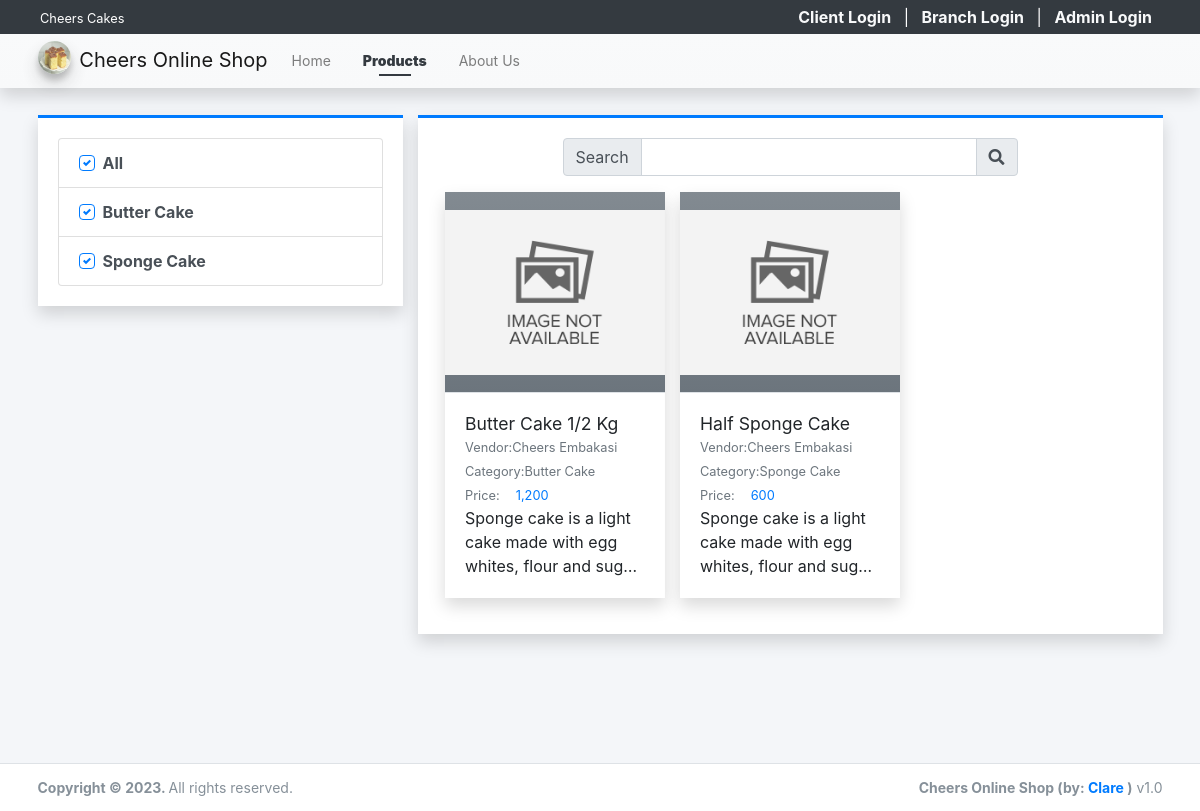
The page /?page=products on the database its author committed.
### tables this page shows
CREATE TABLE `category_list` (
  `id` int(30) NOT NULL,
  `vendor_id` int(30) NOT NULL,
  `name` text NOT NULL,
  `description` text NOT NULL,
  `status` tinyint(1) NOT NULL DEFAULT 1,
  `delete_flag` tinyint(1) NOT NULL DEFAULT 0,
  `date_created` datetime NOT NULL DEFAULT current_timestamp(),
  `date_updated` datetime DEFAULT NULL ON UPDATE current_timestamp()
);

CREATE TABLE `product_list` (
  `id` int(30) NOT NULL,
  `vendor_id` int(30) DEFAULT NULL,
  `category_id` int(30) DEFAULT NULL,
  `name` text NOT NULL,
  `description` text NOT NULL,
  `price` double NOT NULL DEFAULT 0,
  `image_path` text DEFAULT NULL,
  `status` tinyint(1) NOT NULL DEFAULT 1,
  `delete_flag` tinyint(1) NOT NULL DEFAULT 0,
  `date_created` datetime NOT NULL DEFAULT current_timestamp(),
  `date_updated` datetime DEFAULT NULL ON UPDATE current_timestamp()
);

CREATE TABLE `vendor_list` (
  `id` int(30) NOT NULL,
  `code` varchar(100) NOT NULL,
  `shop_type_id` int(30) NOT NULL,
  `shop_name` text NOT NULL,
  `shop_owner` text NOT NULL,
  `contact` text NOT NULL,
  `username` text NOT NULL,
  `password` text NOT NULL,
  `avatar` text DEFAULT NULL,
  `status` tinyint(1) NOT NULL DEFAULT 1,
  `delete_flag` tinyint(1) NOT NULL DEFAULT 0,
  `date_created` datetime NOT NULL DEFAULT current_timestamp(),
  `date_updated` datetime DEFAULT NULL ON UPDATE current_timestamp()
);

### classes/DBConnection.php (called while the page is built, shortened)
<?php
class DBConnection{
    private $host = DB_SERVER;
    private $username = DB_USERNAME;
    private $password = DB_PASSWORD;
    private $database = DB_NAME;
    public $conn;
    public function __construct(){
        if (!isset($this->conn)) {
            $this->conn = new mysqli($this->host, $this->username, $this->password, $this->database);
        }
    }
}
?>

### classes/SystemSettings.php (called while the page is built, shortened)
<?php
class SystemSettings extends DBConnection{
	function userdata($field = ''){
		if(!empty($field)){
			if(isset($_SESSION['userdata'][$field]))
				return $_SESSION['userdata'][$field];
			else
				return null;
		}else{
			return false;
		}
	}
	function info($field=''){
		if(!empty($field)){
			if(isset($_SESSION['system_info'][$field]))
				return $_SESSION['system_info'][$field];
			else
				return false;
		}else{
			return false;
		}
	}
}
$_settings = new SystemSettings();
?>

### config.php (called while the page is built, shortened)
<?php
require_once('classes/DBConnection.php');
require_once('classes/SystemSettings.php');
function validate_image($file){
    $file = explode("?",$file)[0];
	if(!empty($file)){
		if(is_file(base_app.$file)){
			return base_url.$file;
		}else{
			return base_url.'dist/img/no-image-available.png';
		}
	}else{
		return base_url.'dist/img/no-image-available.png';
	}
}
function format_num($number = 0, $max_decimal = ''){
    if(is_numeric($number)){
        $ex = explode('.',$number);
        $dec = isset($ex[1]) ? strlen($ex[1]) : 0;
        if(empty($max_decimal) || (is_numeric($max_decimal) && $max_decimal >= $dec)){
            return number_format($number,$dec);
        }else{
            if(is_numeric($max_decimal))
                return number_format($number,$max_decimal);
            else
                return "Invalid Maximum Decimal";
        }
    }else{
        return "Invalid Number";
    }
}
?>

### products/index.php (the view, shortened to what this page needs)
<?php
$category_ids = isset($_GET['cids']) ? $_GET['cids'] : 'all';
?>
<div class="content py-3">
    <div class="row">
        <div class="col-md-4">
            <div class="card card-outline rounded-0 card-primary shadow">
                <div class="card-body">
                    <div class="list-group">
                        <div class="list-group-item list-group-item-action">
                            <div class="custom-control custom-checkbox">
                                <label for="cat_all" class="custom-control-label"> All</label>
                            </div>
                        </div>
                        <?php
                        $categories = $conn->query("SELECT * FROM `category_list` where delete_flag = 0 and status = 1 order by `name` asc ");
                        while($row = $categories->fetch_assoc()):
                        ?>
                        <div class="list-group-item list-group-item-action">
                            <div class="custom-control custom-checkbox">
                                <label for="cat_item<?= $row['id'] ?>" class="custom-control-label"> <?= $row['name'] ?></label>
                            </div>
                        </div>
                        <?php endwhile; ?>
                    </div>
                </div>
            </div>
        </div>
        <div class="col-md-8">
            <div class="card card-outline card-primary shadow rounded-0">
                <div class="card-body">
                    <div class="container-fluid">
                        <div class="row justify-content-center mb-3">
                            <div class="col-lg-8 col-md-10 col-sm-12">
                                <form action="" id="search-frm">
                                    <div class="input-group">
                                        <div class="input-group-prepend"><span class="input-group-text">Search</span></div>
                                        <input type="search" id="search" class="form-control" value="<?= isset($_GET['search']) ? $_GET['search'] : '' ?>">
                                        <div class="input-group-append"><span class="input-group-text"><i class="fa fa-search"></i></span></div>
                                    </div>
                                </form>
                            </div>
                        </div>
                        <div class="row" id="product_list">
                            <?php
                            $swhere = "";
                            if(!empty($category_ids)):
                            $products = $conn->query("SELECT p.*, v.shop_name as vendor, c.name as `category` FROM `product_list` p inner join vendor_list v on p.vendor_id = v.id inner join category_list c on p.category_id = c.id where p.delete_flag = 0 and p.`status` =1 {$swhere} order by RAND()");
                            while($row = $products->fetch_assoc()):
                            ?>
                            <div class="col-lg-4 col-md-6 col-sm-12 product-item">
                                <a href="./?page=products/view_product&id=<?= $row['id'] ?>" class="card shadow rounded-0 text-reset text-decoration-none">
                                <div class="product-img-holder position-relative">
                                    <img src="<?= validate_image($row['image_path']) ?>" alt="Product-image" class="img-top product-img bg-gradient-gray">
                                </div>
                                    <div class="card-body border-top border-gray">
                                        <h5 class="card-title text-truncate w-100"><?= $row['name'] ?></h5>
                                        <div class="d-flex w-100">
                                            <div class="col-auto px-0"><small class="text-muted">Vendor: </small></div>
                                            <div class="col-auto px-0 flex-shrink-1 flex-grow-1"><p class="text-truncate m-0"><small class="text-muted"><?= $row['vendor'] ?></small></p></div>
                                        </div>
                                        <div class="d-flex">
                                            <div class="col-auto px-0"><small class="text-muted">Category: </small></div>
                                            <div class="col-auto px-0 flex-shrink-1 flex-grow-1"><p class="text-truncate m-0"><small class="text-muted"><?= $row['category'] ?></small></p></div>
                                        </div>
                                        <div class="d-flex">
                                            <div class="col-auto px-0"><small class="text-muted">Price: </small></div>
                                            <div class="col-auto px-0 flex-shrink-1 flex-grow-1"><p class="m-0 pl-3"><small class="text-primary"><?= format_num($row['price']) ?></small></p></div>
                                        </div>
                                        <p class="card-text truncate-3 w-100"><?= strip_tags(html_entity_decode($row['description'])) ?></p>
                                    </div>
                                </a>
                            </div>
                            <?php endwhile; ?>
                            <?php else: ?>
                                <div class="col-12 text-center">
                                    Pleas select atleast 1 product category
                                </div>
                            <?php endif; ?>
                        </div>
                    </div>
                </div>
            </div>
        </div>
    </div>
</div>

### index.php (shortened to what this page needs)
<?php require_once('./config.php'); ?>
 <!DOCTYPE html>
<html lang="en" class="" style="height: auto;">
<?php require_once('inc/header.php') ?>
  <body class="layout-top-nav layout-fixed layout-navbar-fixed" style="height: auto;">
    <div class="wrapper">
     <?php $page = isset($_GET['page']) ? $_GET['page'] : 'home';  ?>
     <?php require_once('inc/topBarNav.php') ?>
      <div class="content-wrapper pt-5" style="">
        <section class="content ">
          <div class="container">
            <?php
              if(!file_exists($page.".php") && !is_dir($page)){
                  include '404.html';
              }else{
                if(is_dir($page))
                  include $page.'/index.php';
                else
                  include $page.'.php';
              }
            ?>
          </div>
        </section>
      </div>
      <?php require_once('inc/footer.php') ?>
  </body>
</html>

### inc/header.php (shortened to what this page needs)
<head>
    <link rel="stylesheet" href="<?php echo base_url ?>plugins/fontawesome-free/css/all.min.css">
    <link rel="stylesheet" href="<?php echo base_url ?>plugins/tempusdominus-bootstrap-4/css/tempusdominus-bootstrap-4.min.css">
  <link rel="stylesheet" href="<?php echo base_url ?>plugins/datatables-bs4/css/dataTables.bootstrap4.min.css">
  <link rel="stylesheet" href="<?php echo base_url ?>plugins/datatables-responsive/css/responsive.bootstrap4.min.css">
  <link rel="stylesheet" href="<?php echo base_url ?>plugins/datatables-buttons/css/buttons.bootstrap4.min.css">
  <link rel="stylesheet" href="<?php echo base_url ?>plugins/select2/css/select2.min.css">
  <link rel="stylesheet" href="<?php echo base_url ?>plugins/select2-bootstrap4-theme/select2-bootstrap4.min.css">
    <link rel="stylesheet" href="<?php echo base_url ?>plugins/icheck-bootstrap/icheck-bootstrap.min.css">
    <link rel="stylesheet" href="<?php echo base_url ?>plugins/jqvmap/jqvmap.min.css">
    <link rel="stylesheet" href="<?php echo base_url ?>plugins/fullcalendar/main.css">
    <link rel="stylesheet" href="<?php echo base_url ?>plugins/overlayScrollbars/css/OverlayScrollbars.min.css">
    <link rel="stylesheet" href="<?php echo base_url ?>plugins/daterangepicker/daterangepicker.css">
    <link rel="stylesheet" href="<?php echo base_url ?>plugins/summernote/summernote-bs4.min.css">
  <link rel="stylesheet" href="<?php echo base_url ?>plugins/sweetalert2-theme-bootstrap-4/bootstrap-4.min.css">
    <link rel="stylesheet" href="<?php echo base_url ?>dist/css/adminlte.css">
    <link rel="stylesheet" href="<?php echo base_url ?>dist/css/custom.css">
  </head>

### inc/topBarNav.php (shortened to what this page needs)
<nav class="w-100 px-2 py-1 position-fixed top-0 bg-dark text-light" id="login-nav">
  <div class="d-flex justify-content-between w-100">
    <div>
      <p class="m-0 truncate-1"><small><?= $_settings->info('name') ?></small></p>
    </div>
    <div>
      <?php if($_settings->userdata('id') > 0 && $_settings->userdata('login_type') ==3): ?>
        <!-- <span class="mx-2">Howdy, <?= !empty($_settings->userdata('username')) ? $_settings->userdata('username') : $_settings->userdata('email') ?></span>
        <span class="mx-1"><a href="<?= base_url.'classes/Login.php?f=logout_client' ?>"><i class="fa fa-power-off"></i></a></span> -->
        <div class="dropdown">
          <a href="javascript:void(0)" class="dropdown-toggle text-reset text-decoration-none" id="dropdownMenuButton" data-toggle="dropdown" aria-haspopup="true" aria-expanded="false">
          <span class="mx-2"><img src="<?= validate_image($_settings->userdata('avatar')) ?>" class="img-thumbnail rounded-circle" alt="User Avatar" id="client-img-avatar">  <span class="mx-2">Howdy, <?= !empty($_settings->userdata('username')) ? $_settings->userdata('username') : $_settings->userdata('email') ?></span>
          </a>
          <div class="dropdown-menu" aria-labelledby="dropdownMenuButton">
            <a class="dropdown-item" href="./?page=manage_account">Manage Account</a>
            <a class="dropdown-item" href="<?= base_url.'classes/Login.php?f=logout_client' ?>">Logout</a>
          </div>
        </div>
      <?php else: ?>
        <a href="./login.php" class="mx-2 text-light text-decoration-none font-weight-bolder">Client Login</a> |
        <a href="./vendor" class="mx-2 text-light text-decoration-none font-weight-bolder">Branch Login</a> |
        <a href="./admin" class="mx-2 text-light text-decoration-none font-weight-bolder">Admin Login</a>
      <?php endif; ?>
    </div>
  </div>
</nav>
<nav class="main-header navbar navbar-expand-md navbar-light border-0 text-sm bg-gradient-light shadow" id='top-Nav'>
  <div class="container">
    <a href="./" class="navbar-brand">
      <img src="<?php echo validate_image($_settings->info('logo'))?>" alt="Site Logo" class="brand-image img-circle elevation-3" style="opacity: .8">
      <span><?= $_settings->info('short_name') ?></span>
    </a>
    <div class="collapse navbar-collapse order-3" id="navbarCollapse">
      <ul class="navbar-nav">
        <li class="nav-item">
          <a href="./" class="nav-link <?= isset($page) && $page =='home' ? "active" : "" ?>">Home</a>
        </li>
        <li class="nav-item">
          <a href="./?page=products" class="nav-link <?= isset($page) && $page =='products' ? "active" : "" ?>">Products</a>
        </li>
        <li class="nav-item">
          <a href="./?page=about" class="nav-link <?= isset($page) && $page =='about' ? "active" : "" ?>">About Us</a>
        </li>
      </ul>
    </div>
  </div>
</nav>

### inc/footer.php (shortened to what this page needs)
<footer class="main-footer text-sm">
  <div class="container">
        <strong>Copyright © <?php echo date('Y') ?>.
        </strong>
        All rights reserved.
        <div class="float-right d-none d-sm-inline-block">
          <b><?php echo $_settings->info('short_name') ?> (by: <a href="#" target="blank">Clare</a> )</b> v1.0
        </div>
      </div>
      </footer>
  </div>

### inc/topBarNav.php (style rules this page uses)
#login-nav { position: fixed !important; top: 0 !important; z-index: 1038; padding: 0.3em 2.5em !important; }
#top-Nav { top: 2.3em; }
.text-sm .layout-navbar-fixed .wrapper .main-header ~ .content-wrapper, .layout-navbar-fixed .wrapper .main-header.text-sm ~ .content-wrapper { margin-top: calc(3.6) !important; padding-top: calc(3.2em) !important }

### rows shown on the page
category_list: name "Butter Cake"
category_list: name "Sponge Cake"
product_list: name "Butter Cake 1/2 Kg", vendor.shop_name "Cheers Embakasi", category.name "Butter Cake", price "1,200", description "Sponge cake is a light cake made with egg whites, flour and…"
product_list: name "Half Sponge Cake", vendor.shop_name "Cheers Embakasi", category.name "Sponge Cake", price "600", description "Sponge cake is a light cake made with egg whites, flour and…"

### other values the page prints
$_settings->info('name') "Cheers Cakes"
$_settings->info('short_name') "Cheers Online Shop"
